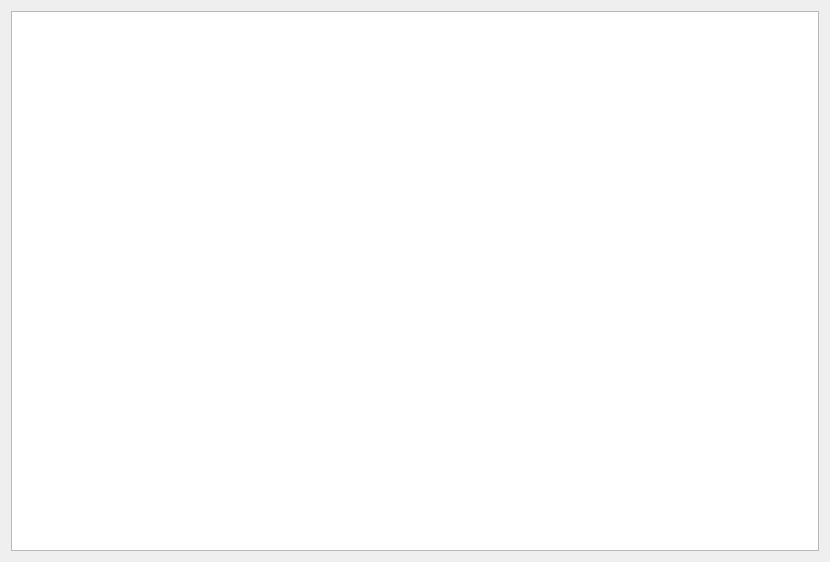
<?xml version="1.0" encoding="UTF-8"?>
<ui version="4.0">
 <class>ItemsList</class>
 <widget class="QWidget" name="ItemsList">
  <property name="geometry">
   <rect>
    <x>0</x>
    <y>0</y>
    <width>830</width>
    <height>562</height>
   </rect>
  </property>
  <property name="windowTitle">
   <string>Form</string>
  </property>
  <layout class="QGridLayout" name="gridLayout">
   <item row="0" column="0">
    <widget class="QTableWidget" name="tableWidget">
     <property name="editTriggers">
      <set>QAbstractItemView::NoEditTriggers</set>
     </property>
     <property name="alternatingRowColors">
      <bool>true</bool>
     </property>
     <property name="selectionMode">
      <enum>QAbstractItemView::NoSelection</enum>
     </property>
     <property name="selectionBehavior">
      <enum>QAbstractItemView::SelectRows</enum>
     </property>
    </widget>
   </item>
  </layout>
 </widget>
 <resources/>
 <connections/>
</ui>
